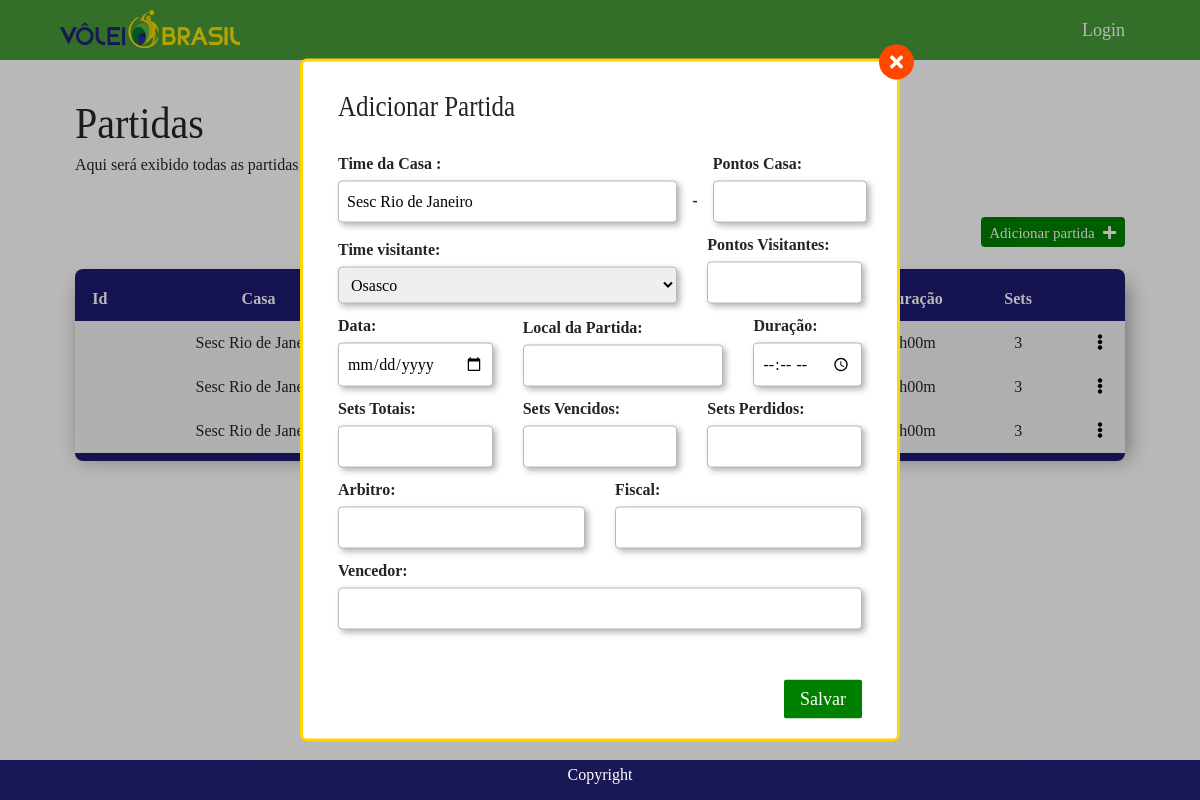
Before: /admin/partidas/novo/2 with the older database file.
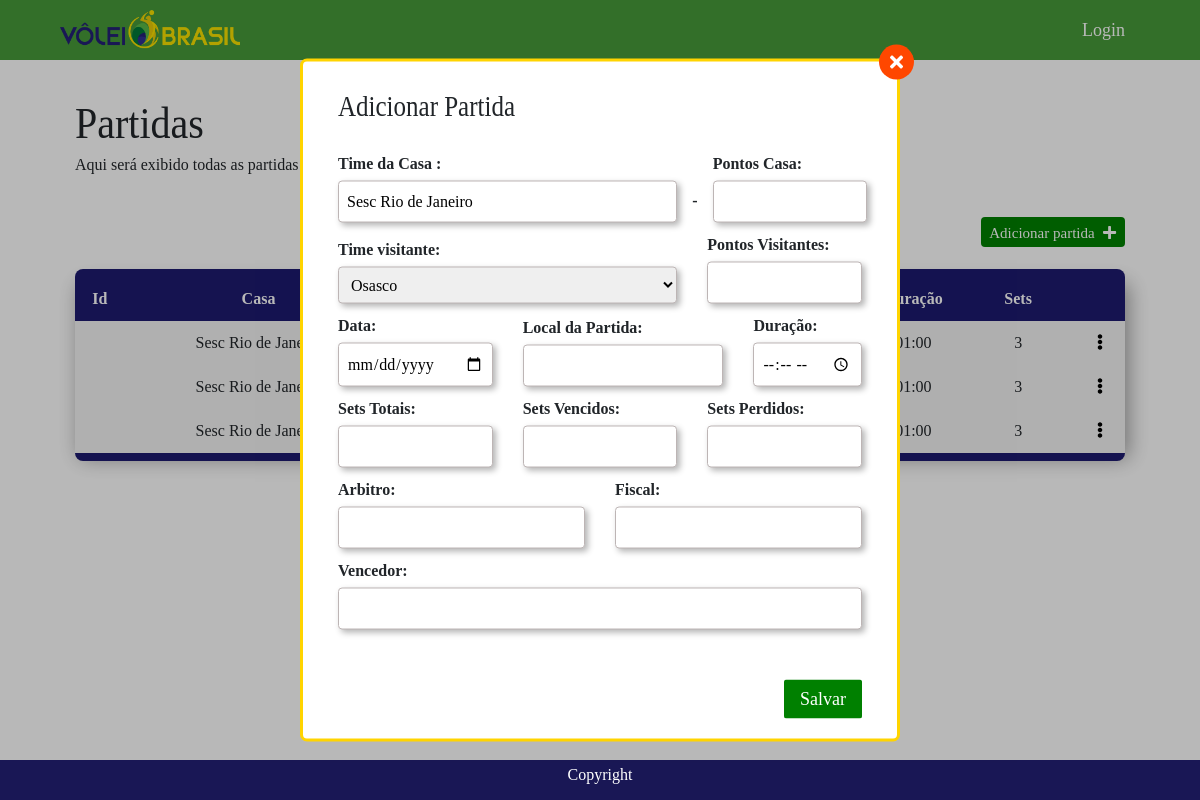
After: the same page with the newer database file.
### tables this page shows
CREATE TABLE Partidas (
    Id                  INTEGER PRIMARY KEY
    , TimeCasa_Id           INT NOT NULL
    , TimeVisitantes_Id     INT NOT NULL
    , Pontos_Casa         INT NOT NULL
    , Pontos_Visitante INT NOT NULL
    , DataJogo                TEXT NOT NULL
    , LocalJogo TEXT NOT NULL
    , Duracao TEXT NOT NULL
    , Vencedor TEXT NOT NULL
    , SetsTotal INT NOT NULL
    , SetsVencidos INT NOT NULL
    , SetsPerdidos INT NOT NULL
    , ArbitroPrincipal TEXT NOT NULL
    , FiscalRede TEXT NOT NULL
    , FOREIGN KEY (TimeCasa_Id) REFERENCES Equipes (id)
    , FOREIGN KEY (TimeVisitantes_Id) REFERENCES Equipes (id)
);

### controller.py (the view, shortened to what this page needs)
@app.route('/admin/partidas/novo/<id_time>', methods=['GET', 'POST'])
def adicionar_partida(id_time):
    casa = get_time(id_time)
    visita = times_menosUm(id_time)
    partidas = get_partidas(id_time)
    times = times_menosUm(id_time)
    return render_template(
        'parts/add-partidas.html',
        title='Adicionar',
        casa=casa,
        visita=visita,
        partidas=partidas,
        timeCasa=casa,
        times=times
    )

### app.py (called while the page is built)
@app.before_request
def before_request():
    g.db = get_db()
    g.query_db = query_db

@app.teardown_request
def teardown_request(exception):
    db = getattr(g, '_database', None)
    if db is not None:
        db.close()

### dao.py (called while the page is built)
def get_time(time_id):
    time = g.query_db(
        '''SELECT * FROM Equipes WHERE Id = ?''',
        [time_id],
        one=True
    )
    return time

def get_partidas(time_id):
    partidas = g.query_db(
        '''
            SELECT *
              FROM Partidas
               INNER JOIN Equipes on Equipes.Id = Partidas.TimeCasa_Id
             WHERE TimeCasa_Id = ?
        ''',
        [time_id]
    )
    return partidas

def times_menosUm(time_id):
    times = g.query_db(
        '''
            SELECT *
              FROM Equipes
             WHERE Id != ?
        ''',
        [time_id]
    )
    return times

### db.py (called while the page is built)
def make_dicts(cursor, row):
    return dict((cursor.description[idx][0], value)
                for idx, value in enumerate(row))

def get_db():
    db = getattr(g, '_database', None)
    if db is None:
        db = g._database = sqlite3.connect(DATABASE)
        print(db)
    db.row_factory = make_dicts
    return db

### templates/parts/add-partidas.html (shortened to what this page needs)
{% extends 'partidas.html' %} {% block partida %}
<div class="addTime">
    <h3 class="addTime-title">Adicionar Partida</h3>
    <form action="" method="POST">
        <div class="linha">
            <div class="input-container col-lg-8">
                <label for="nomeCasa">Time da Casa :</label>
                <textarea type="text" class="inputForm" readonly>{{ casa['Nome'] }}</textarea>
            </div>
            <p> <strong> - </strong></p>
            <div class="input-container col-lg-4">
                <label for="Pontos_Casa">Pontos Casa:</label>
                <input type="number" id="Pontos_Casa" name="Pontos_Casa" class="inputForm" title="Localidade do time" required>
            </div>
        </div>
        <div class="linha">
            <div class="input-container col-lg-8">
                <label for="nomeVisitante">Time visitante:</label>
                <select class="inputForm" name="TimeVisitantes_Id" required>
                    {% for t in times %}
                    <option value=" {{ t['Id'] }}">
                        {{ t['Nome'] }}
                    </option>
                    {% endfor %}
                </select>
            </div>
            <div class="input-container col-lg-4">
                <label for="Pontos_Visitante">Pontos Visitantes:</label>
                <input type="number" id="Pontos_Visitante" name="Pontos_Visitante" class="inputForm" title="Pontuação do time" required>
            </div>
        </div>
        <div class="linha">
            <div class="input-container col-lg-4">
                <label for="DataJogo">Data:</label>
                <input type="date" id="DataJogo" name="DataJogo" class="inputForm" title="Quantidade de Jogos" required>
            </div>
            <div class="input-container col-lg-5">
                <label for="LocalJogo">Local da Partida:</label>
                <input type="text" id="LocalJogo" name="LocalJogo" class="inputForm" title="Derrotas" required>
            </div>
            <div class="input-container col-lg-3">
                <label for="Duracao">Duração:</label>
                <input type="time" id="Duracao" name="Duracao" class="inputForm" title="Duração" required>
            </div>
        </div>
        <div class="linha">
            <div class="input-container col-lg-4">
                <label for="SetsTotal">Sets Totais:</label>
                <input type="number" id="SetsTotal" name="SetsTotal" class="inputForm" title="Sets" required>
            </div>
            <div class="input-container col-lg-4">
                <label for="SetsVencidos">Sets Vencidos:</label>
                <input type="number" id="SetsVencidos" name="SetsVencidos" class="inputForm" title="Vencidos" required>
            </div>
            <div class="input-container col-lg-4">
                <label for="SetsPerdidos">Sets Perdidos:</label>
                <input type="number" id="SetsPerdidos" name="SetsPerdidos" class="inputForm" title="Perdidos" required>
            </div>
        </div>
        <div class="linha">
            <div class="input-container col-lg-6">
                <label for="ArbitroPrincipal">Arbitro:</label>
                <input type="text" id="ArbitroPrincipal" name="ArbitroPrincipal" class="inputForm" title="Arbitro" required>
            </div>
            <div class="input-container col-lg-6">
                <label for="FiscalRede">Fiscal:</label>
                <input type="text" id="FiscalRede" name="FiscalRede" class="inputForm" title="Fiscal de Rede" required>
            </div>
        </div>
        <div class="linha">
            <div class="input-container col-lg-12">
                <label for="Vencedor">Vencedor:</label>
                <input type="text" id="Vencedor" name="Vencedor" class="inputForm" title="Derrotas" required>
            </div>
        </div>
        <div class="linha">
            <div class="input-container col-lg-12">
                <button type="submit" class="btn btn-submit" title="Salvar dados do time">Salvar</button>
            </div>
        </div>
    </form>
</div>
{% endblock %}

### templates/partidas.html (shortened to what the changed rows need)
<!DOCTYPE html>
<html lang="pt-br">
<head>
    <link rel="stylesheet" href="https://cdnjs.cloudflare.com/ajax/libs/font-awesome/5.13.0/css/all.min.css">
    <link rel="stylesheet" href="{{url_for('static', filename='css/bootstrap.css')}}">
    <link rel="stylesheet" href="{{url_for('static', filename='css/site.css')}}">
</head>
<body>
    <main class="main">
        <section class="partidas">
            <div class="wrapper">
                <div class="partidas__inner">
                    <div class="col-lg-12 col-md-12 col-sm-12 partidas__inner-content ">
                        <table class="table__list" cellspacing="0">
                            <thead>
                                <tr>
                                    <th>Id</th>
                                    <th>Casa</th>
                                    <th>Visitante</th>
                                    <th>Data</th>
                                    <th>Vencedor</th>
                                    <th>Duração</th>
                                    <th>Sets</th>
                                    <th></th>
                                    <th></th>
                                </tr>
                            </thead>
                            <tbody>
                                {% for i in partidas %}
                                <tr>
                                    <td> {{ i['id']}} </td>
                                    <td> {{ timeCasa['Nome'] }} </td>
                                    <td> {{ i['TimeVisitantes_Id']}} </td>
                                    <td> {{ i['DataJogo']}} </td>
                                    <td> {{ i['Vencedor']}}</td>
                                    <td> {{ i['Duracao']}} </td>
                                    <td> {{ i['SetsTotal']}} </td>
                                    <td></td>
                                    <td class="menuActions__container">
                                        <button class="toggle-menuActions" onclick="toggleMenuActions(0, this)">
                                            <i class="fas fa-ellipsis-v"></i>
                                        </button>
                                    </td>
                                </tr>
                                {% endfor %}
                            </tbody>
                        </table>
                    </div>
                </div>
            </div>
        </section>
    </main>
</body>
</html>

Changed rows visible on the page:
changed Partidas (number 1 of 3 on the later page): Duracao "1h00m" → "01:00"
changed Partidas (number 2 of 3 on the later page): Duracao "1h00m" → "01:00"
changed Partidas (number 3 of 3 on the later page): Duracao "1h00m" → "01:00"
